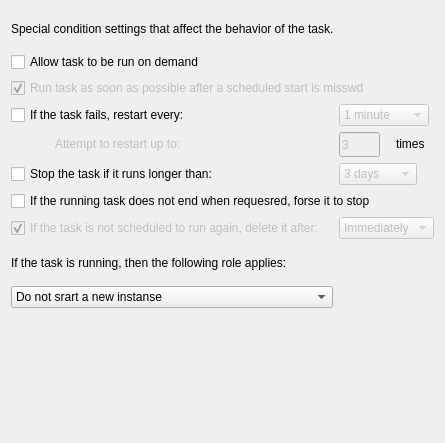
<?xml version="1.0" encoding="UTF-8"?>
<ui version="4.0">
 <class>ImmediateSettingsWin7Widget</class>
 <widget class="QWidget" name="ImmediateSettingsWin7Widget">
  <property name="geometry">
   <rect>
    <x>0</x>
    <y>0</y>
    <width>445</width>
    <height>443</height>
   </rect>
  </property>
  <property name="sizePolicy">
   <sizepolicy hsizetype="Fixed" vsizetype="Fixed">
    <horstretch>0</horstretch>
    <verstretch>0</verstretch>
   </sizepolicy>
  </property>
  <property name="minimumSize">
   <size>
    <width>445</width>
    <height>443</height>
   </size>
  </property>
  <property name="maximumSize">
   <size>
    <width>486</width>
    <height>443</height>
   </size>
  </property>
  <property name="windowTitle">
   <string>Form</string>
  </property>
  <layout class="QGridLayout" name="gridLayout">
   <item row="5" column="2" colspan="2">
    <widget class="QComboBox" name="stopLonderComboBox">
     <property name="enabled">
      <bool>false</bool>
     </property>
     <property name="sizePolicy">
      <sizepolicy hsizetype="Fixed" vsizetype="Fixed">
       <horstretch>0</horstretch>
       <verstretch>0</verstretch>
      </sizepolicy>
     </property>
     <property name="currentIndex">
      <number>6</number>
     </property>
     <item>
      <property name="text">
       <string>1 hour</string>
      </property>
     </item>
     <item>
      <property name="text">
       <string>2 hours</string>
      </property>
     </item>
     <item>
      <property name="text">
       <string>4 hours</string>
      </property>
     </item>
     <item>
      <property name="text">
       <string>8 hours</string>
      </property>
     </item>
     <item>
      <property name="text">
       <string>12 hours</string>
      </property>
     </item>
     <item>
      <property name="text">
       <string>1 day</string>
      </property>
     </item>
     <item>
      <property name="text">
       <string>3 days</string>
      </property>
     </item>
    </widget>
   </item>
   <item row="10" column="0" colspan="4">
    <spacer name="verticalSpacer">
     <property name="orientation">
      <enum>Qt::Vertical</enum>
     </property>
     <property name="sizeHint" stdset="0">
      <size>
       <width>428</width>
       <height>41</height>
      </size>
     </property>
    </spacer>
   </item>
   <item row="3" column="0" colspan="2">
    <widget class="QCheckBox" name="restartEveryCheckBox">
     <property name="text">
      <string>If the task fails, restart every:</string>
     </property>
    </widget>
   </item>
   <item row="6" column="0" colspan="4">
    <widget class="QCheckBox" name="forceStopCheckBox">
     <property name="text">
      <string>If the running task does not end when requesred, forse it to stop</string>
     </property>
    </widget>
   </item>
   <item row="7" column="0" colspan="2">
    <widget class="QCheckBox" name="deleteAfterCheckBox">
     <property name="enabled">
      <bool>false</bool>
     </property>
     <property name="text">
      <string>If the task is not scheduled to run again, delete it after:</string>
     </property>
     <property name="checked">
      <bool>true</bool>
     </property>
    </widget>
   </item>
   <item row="1" column="0" colspan="4">
    <widget class="QCheckBox" name="allowCheckBox">
     <property name="text">
      <string>Allow task to be run on demand</string>
     </property>
    </widget>
   </item>
   <item row="4" column="2">
    <widget class="QLineEdit" name="restartUpLineEdit">
     <property name="enabled">
      <bool>false</bool>
     </property>
     <property name="sizePolicy">
      <sizepolicy hsizetype="Fixed" vsizetype="Fixed">
       <horstretch>41</horstretch>
       <verstretch>25</verstretch>
      </sizepolicy>
     </property>
     <property name="minimumSize">
      <size>
       <width>41</width>
       <height>25</height>
      </size>
     </property>
     <property name="maximumSize">
      <size>
       <width>41</width>
       <height>25</height>
      </size>
     </property>
     <property name="text">
      <string>3</string>
     </property>
    </widget>
   </item>
   <item row="2" column="0" colspan="4">
    <widget class="QCheckBox" name="runSoonCheckBox">
     <property name="enabled">
      <bool>false</bool>
     </property>
     <property name="text">
      <string>Run task as soon as possible after a scheduled start is misswd</string>
     </property>
     <property name="checked">
      <bool>true</bool>
     </property>
    </widget>
   </item>
   <item row="3" column="2" colspan="2">
    <widget class="QComboBox" name="restartEveryComboBox">
     <property name="enabled">
      <bool>false</bool>
     </property>
     <property name="sizePolicy">
      <sizepolicy hsizetype="Fixed" vsizetype="Fixed">
       <horstretch>0</horstretch>
       <verstretch>0</verstretch>
      </sizepolicy>
     </property>
     <item>
      <property name="text">
       <string>1 minute</string>
      </property>
     </item>
     <item>
      <property name="text">
       <string>5 minute</string>
      </property>
     </item>
     <item>
      <property name="text">
       <string>5 minutes</string>
      </property>
     </item>
     <item>
      <property name="text">
       <string>10 minutes</string>
      </property>
     </item>
     <item>
      <property name="text">
       <string>15 minutes</string>
      </property>
     </item>
     <item>
      <property name="text">
       <string>30 minutes</string>
      </property>
     </item>
     <item>
      <property name="text">
       <string>1 hour</string>
      </property>
     </item>
     <item>
      <property name="text">
       <string>2 hours</string>
      </property>
     </item>
    </widget>
   </item>
   <item row="9" column="0" colspan="2">
    <widget class="QComboBox" name="runRolesComboBox">
     <property name="sizePolicy">
      <sizepolicy hsizetype="Fixed" vsizetype="Fixed">
       <horstretch>0</horstretch>
       <verstretch>0</verstretch>
      </sizepolicy>
     </property>
     <property name="maximumSize">
      <size>
       <width>360</width>
       <height>25</height>
      </size>
     </property>
     <item>
      <property name="text">
       <string>Do not srart a new instanse</string>
      </property>
     </item>
     <item>
      <property name="text">
       <string>Run a new instanse in parallel</string>
      </property>
     </item>
     <item>
      <property name="text">
       <string>Queue a new instanse</string>
      </property>
     </item>
     <item>
      <property name="text">
       <string>Stop the existing instanse</string>
      </property>
     </item>
    </widget>
   </item>
   <item row="0" column="0" colspan="4">
    <widget class="QLabel" name="settingsLabel">
     <property name="sizePolicy">
      <sizepolicy hsizetype="Fixed" vsizetype="Fixed">
       <horstretch>92</horstretch>
       <verstretch>35</verstretch>
      </sizepolicy>
     </property>
     <property name="minimumSize">
      <size>
       <width>92</width>
       <height>35</height>
      </size>
     </property>
     <property name="maximumSize">
      <size>
       <width>16777215</width>
       <height>35</height>
      </size>
     </property>
     <property name="text">
      <string>Special condition settings that affect the behavior of the task.</string>
     </property>
     <property name="buddy">
      <cstring>allowCheckBox</cstring>
     </property>
    </widget>
   </item>
   <item row="4" column="3">
    <widget class="QLabel" name="restartUptimeLabel">
     <property name="sizePolicy">
      <sizepolicy hsizetype="Fixed" vsizetype="Fixed">
       <horstretch>0</horstretch>
       <verstretch>0</verstretch>
      </sizepolicy>
     </property>
     <property name="text">
      <string>times</string>
     </property>
    </widget>
   </item>
   <item row="8" column="0" colspan="4">
    <widget class="QLabel" name="runrolesLabel">
     <property name="sizePolicy">
      <sizepolicy hsizetype="Preferred" vsizetype="Fixed">
       <horstretch>0</horstretch>
       <verstretch>0</verstretch>
      </sizepolicy>
     </property>
     <property name="minimumSize">
      <size>
       <width>0</width>
       <height>35</height>
      </size>
     </property>
     <property name="text">
      <string>If the task is running, then the following role applies:</string>
     </property>
     <property name="buddy">
      <cstring>runRolesComboBox</cstring>
     </property>
    </widget>
   </item>
   <item row="5" column="0" colspan="2">
    <widget class="QCheckBox" name="stopLongerCheckBox">
     <property name="text">
      <string>Stop the task if it runs longer than:</string>
     </property>
    </widget>
   </item>
   <item row="7" column="2" colspan="2">
    <widget class="QComboBox" name="deleteAfterComboBox">
     <property name="enabled">
      <bool>false</bool>
     </property>
     <property name="sizePolicy">
      <sizepolicy hsizetype="Fixed" vsizetype="Fixed">
       <horstretch>0</horstretch>
       <verstretch>0</verstretch>
      </sizepolicy>
     </property>
     <property name="currentIndex">
      <number>0</number>
     </property>
     <item>
      <property name="text">
       <string>Immediately</string>
      </property>
     </item>
     <item>
      <property name="text">
       <string>30 days</string>
      </property>
     </item>
     <item>
      <property name="text">
       <string>90 days</string>
      </property>
     </item>
     <item>
      <property name="text">
       <string>180 days</string>
      </property>
     </item>
     <item>
      <property name="text">
       <string>365 days</string>
      </property>
     </item>
    </widget>
   </item>
   <item row="4" column="1">
    <widget class="QLabel" name="restartUpLabel">
     <property name="enabled">
      <bool>false</bool>
     </property>
     <property name="sizePolicy">
      <sizepolicy hsizetype="Maximum" vsizetype="Fixed">
       <horstretch>170</horstretch>
       <verstretch>0</verstretch>
      </sizepolicy>
     </property>
     <property name="minimumSize">
      <size>
       <width>300</width>
       <height>0</height>
      </size>
     </property>
     <property name="text">
      <string>Attempt to restart up to:</string>
     </property>
    </widget>
   </item>
  </layout>
 </widget>
 <tabstops>
  <tabstop>allowCheckBox</tabstop>
  <tabstop>runSoonCheckBox</tabstop>
  <tabstop>restartEveryCheckBox</tabstop>
  <tabstop>restartEveryComboBox</tabstop>
  <tabstop>restartUpLineEdit</tabstop>
  <tabstop>stopLongerCheckBox</tabstop>
  <tabstop>stopLonderComboBox</tabstop>
  <tabstop>forceStopCheckBox</tabstop>
  <tabstop>deleteAfterCheckBox</tabstop>
  <tabstop>deleteAfterComboBox</tabstop>
  <tabstop>runRolesComboBox</tabstop>
 </tabstops>
 <resources/>
 <connections>
  <connection>
   <sender>restartEveryCheckBox</sender>
   <signal>toggled(bool)</signal>
   <receiver>restartEveryComboBox</receiver>
   <slot>setEnabled(bool)</slot>
   <hints>
    <hint type="sourcelabel">
     <x>180</x>
     <y>120</y>
    </hint>
    <hint type="destinationlabel">
     <x>393</x>
     <y>120</y>
    </hint>
   </hints>
  </connection>
  <connection>
   <sender>restartEveryCheckBox</sender>
   <signal>toggled(bool)</signal>
   <receiver>restartUpLabel</receiver>
   <slot>setEnabled(bool)</slot>
   <hints>
    <hint type="sourcelabel">
     <x>180</x>
     <y>120</y>
    </hint>
    <hint type="destinationlabel">
     <x>202</x>
     <y>151</y>
    </hint>
   </hints>
  </connection>
  <connection>
   <sender>restartEveryCheckBox</sender>
   <signal>toggled(bool)</signal>
   <receiver>restartUpLineEdit</receiver>
   <slot>setEnabled(bool)</slot>
   <hints>
    <hint type="sourcelabel">
     <x>180</x>
     <y>120</y>
    </hint>
    <hint type="destinationlabel">
     <x>378</x>
     <y>151</y>
    </hint>
   </hints>
  </connection>
  <connection>
   <sender>stopLongerCheckBox</sender>
   <signal>toggled(bool)</signal>
   <receiver>stopLonderComboBox</receiver>
   <slot>setEnabled(bool)</slot>
   <hints>
    <hint type="sourcelabel">
     <x>180</x>
     <y>182</y>
    </hint>
    <hint type="destinationlabel">
     <x>393</x>
     <y>182</y>
    </hint>
   </hints>
  </connection>
  <connection>
   <sender>deleteAfterCheckBox</sender>
   <signal>toggled(bool)</signal>
   <receiver>deleteAfterComboBox</receiver>
   <slot>setEnabled(bool)</slot>
   <hints>
    <hint type="sourcelabel">
     <x>180</x>
     <y>242</y>
    </hint>
    <hint type="destinationlabel">
     <x>393</x>
     <y>242</y>
    </hint>
   </hints>
  </connection>
 </connections>
</ui>
